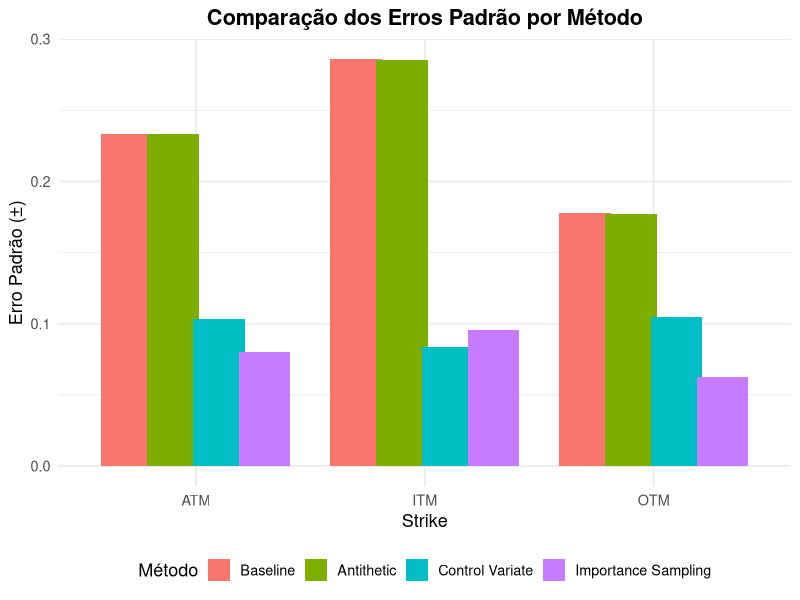
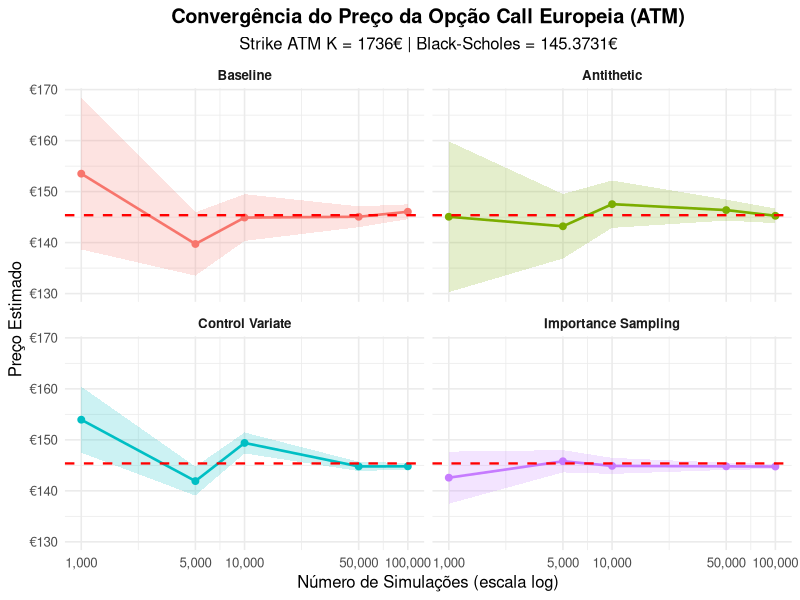

These charts were generated, in order, by the following R code:
## ---- chunk 1
knitr::opts_chunk$set(echo = TRUE, warning = FALSE, message = FALSE)
Sys.setlocale(locale = "pt_BR.UTF-8")
library(ggplot2)
library(scales)
## ---- chunk 2
S0    <- 1736      # Preço inicial da Rheinmetall AG (29/10/2025)
r     <- 0.035     # Taxa livre de risco (3.5% — aproximação à Euribor 3M de out. 2025)
T     <- 0.25      # Horizonte temporal: 3 meses
sigma <- 0.40      # Volatilidade histórica anualizada (estimada sobre retornos diários 2024-2025)

K_list <- c(1.1 * S0, S0, 0.9 * S0)   # OTM, ATM, ITM
names(K_list) <- c("OTM", "ATM", "ITM")

N <- 1000000       # Número de simulações
set.seed(12345)    # Semente para reprodutibilidade
## ---- chunk 3
bs_call <- function(S0, K, r, sigma, T) {
  d1 <- (log(S0 / K) + (r + 0.5 * sigma^2) * T) / (sigma * sqrt(T))
  d2 <- d1 - sigma * sqrt(T)
  S0 * pnorm(d1) - K * exp(-r * T) * pnorm(d2)
}
## ---- chunk 4
sim_terminal_prices <- function(S0, r, sigma, T, N) {
  Z  <- rnorm(N)
  S0 * exp((r - 0.5 * sigma^2) * T + sigma * sqrt(T) * Z)
}
## ---- chunk 5
mc_baseline <- function(S0, K, r, sigma, T, N) {
  ST        <- sim_terminal_prices(S0, r, sigma, T, N)
  payoff    <- pmax(ST - K, 0)
  discounted <- exp(-r * T) * payoff
  est <- mean(discounted)
  se  <- sd(discounted) / sqrt(N)
  ci  <- est + c(-1, 1) * qnorm(0.975) * se
  list(est = est, se = se, ci = ci)
}
## ---- chunk 6
resultados_baseline <- do.call(rbind, lapply(seq_along(K_list), function(i) {
  K      <- K_list[i]
  bs     <- bs_call(S0, K, r, sigma, T)
  mc     <- mc_baseline(S0, K, r, sigma, T, N)
  data.frame(Strike = names(K_list)[i], BS = bs, MC = mc$est, SE = mc$se, Dif = mc$est - bs)
}))

knitr::kable(resultados_baseline, digits = 4,
             col.names = c("Strike", "BS (€)", "MC (€)", "SE", "Dif. (€)"),
             caption = "Baseline vs. Black-Scholes",  row.names = FALSE)
## ---- chunk 7
mc_antithetic <- function(S0, K, r, sigma, T, N) {
  Z   <- rnorm(N / 2)
  ST  <- S0 * exp((r - 0.5 * sigma^2) * T + sigma * sqrt(T) * c(Z, -Z))
  discounted <- exp(-r * T) * pmax(ST - K, 0)
  est <- mean(discounted)
  se  <- sd(discounted) / sqrt(N)
  ci  <- est + c(-1, 1) * qnorm(0.975) * se
  list(est = est, se = se, ci = ci)
}
## ---- chunk 8
mc_control_variate <- function(S0, K, r, sigma, T, N) {
  Z  <- rnorm(N)
  ST <- S0 * exp((r - 0.5 * sigma^2) * T + sigma * sqrt(T) * Z)
  Y  <- exp(-r * T) * pmax(ST - K, 0)          # variável de interesse
  X  <- exp(-r * T) * (ST - K)                  # variável de controlo
  b_star <- cov(Y, X) / var(X)
  Y_cv   <- Y - b_star * (X - mean(X))
  est <- mean(Y_cv)
  se  <- sd(Y_cv) / sqrt(N)
  ci  <- est + c(-1, 1) * qnorm(0.975) * se
  list(est = est, se = se, ci = ci, b = b_star)
}
## ---- chunk 9
mc_importance <- function(S0, K, r, sigma, T, N, mu_shift = 1.0) {
  Z_shifted <- rnorm(N, mean = mu_shift, sd = 1)
  ST        <- S0 * exp((r - 0.5 * sigma^2) * T + sigma * sqrt(T) * Z_shifted)
  payoff    <- pmax(ST - K, 0)
  weights   <- exp(-mu_shift * Z_shifted + 0.5 * mu_shift^2)   # likelihood ratio
  discounted <- exp(-r * T) * payoff * weights
  est <- mean(discounted)
  se  <- sd(discounted) / sqrt(N)
  ci  <- est + c(-1, 1) * qnorm(0.975) * se
  list(est = est, se = se, ci = ci)
}
## ---- chunk 10
set.seed(12345)

results_df <- data.frame()

for (i in seq_along(K_list)) {
  K        <- K_list[i]
  bs_price <- bs_call(S0, K, r, sigma, T)
  base     <- mc_baseline(S0, K, r, sigma, T, N)
  anti     <- mc_antithetic(S0, K, r, sigma, T, N)
  cv       <- mc_control_variate(S0, K, r, sigma, T, N)
  is_res   <- mc_importance(S0, K, r, sigma, T, N, mu_shift = 1)

  results_df <- rbind(results_df, data.frame(
    Strike      = names(K_list)[i],
    K_val       = K,
    BS          = round(bs_price, 4),
    Baseline    = round(base$est, 4),
    Antithetic  = round(anti$est, 4),
    ControlVar  = round(cv$est, 4),
    Importance  = round(is_res$est, 4),
    SE_Base     = base$se,
    SE_Anti     = anti$se,
    SE_CV       = cv$se,
    SE_IS       = is_res$se,
    Red_Anti    = round(100 * (1 - anti$se / base$se), 2),
    Red_CV      = round(100 * (1 - cv$se / base$se), 2),
    Red_IS      = round(100 * (1 - is_res$se / base$se), 2)
  ))
}

knitr::kable(
  results_df[, c("Strike", "BS", "Baseline", "Antithetic", "ControlVar", "Importance")],
  col.names = c("Strike", "Black-Scholes (€)", "Baseline (€)",
                "Antithetic (€)", "Control Var. (€)", "Importance (€)"),
  caption = "Estimativas de preço por método",  row.names = FALSE
)
## ---- chunk 11
knitr::kable(
  results_df[, c("Strike", "Red_Anti", "Red_CV", "Red_IS")],
  col.names = c("Strike", "Antithetic (%)", "Control Var. (%)", "Importance (%)"),
  caption = "Redução do erro padrão face ao Baseline (%)",  row.names = FALSE
)
## ---- chunk 12
se_df <- data.frame(
  Strike = rep(results_df$Strike, 4),
  Metodo = rep(c("Baseline", "Antithetic", "Control Variate", "Importance Sampling"),
               each = nrow(results_df)),
  SE = c(results_df$SE_Base, results_df$SE_Anti, results_df$SE_CV, results_df$SE_IS)
)
se_df$Metodo <- factor(se_df$Metodo,
                       levels = c("Baseline", "Antithetic", "Control Variate", "Importance Sampling"))

ggplot(se_df, aes(x = Strike, y = SE, fill = Metodo)) +
  geom_bar(stat = "identity", position = position_dodge(width = 0.8)) +
  labs(title = "Comparação dos Erros Padrão por Método",
       x = "Strike", y = "Erro Padrão (±)", fill = "Método") +
  theme_minimal(base_size = 13) +
  theme(plot.title = element_text(hjust = 0.5, face = "bold"),
        legend.position = "bottom")
## ---- chunk 13
set.seed(12345)

ic_rows <- list()
for (i in seq_along(K_list)) {
  K    <- K_list[i]
  base <- mc_baseline(S0, K, r, sigma, T, N)
  anti <- mc_antithetic(S0, K, r, sigma, T, N)
  cv   <- mc_control_variate(S0, K, r, sigma, T, N)
  is_r <- mc_importance(S0, K, r, sigma, T, N)
  bs_p <- bs_call(S0, K, r, sigma, T)

  ic_rows[[i]] <- data.frame(
    Strike     = names(K_list)[i],
    BS         = round(bs_p, 4),
    IC_Base    = sprintf("[%.2f, %.2f]", base$ci[1], base$ci[2]),
    IC_Anti    = sprintf("[%.2f, %.2f]", anti$ci[1], anti$ci[2]),
    IC_CV      = sprintf("[%.2f, %.2f]", cv$ci[1],   cv$ci[2]),
    IC_IS      = sprintf("[%.2f, %.2f]", is_r$ci[1], is_r$ci[2])
  )
}

ic_df <- do.call(rbind, ic_rows)
knitr::kable(ic_df,
  col.names = c("Strike", "BS (€)", "Baseline", "Antithetic",
                "Control Var.", "Importance"),
  caption = "Intervalos de Confiança a 95% por método e strike",  row.names = FALSE)
## ---- chunk 14
set.seed(12345)

N_grid  <- c(1000, 5000, 10000, 50000, 100000)
K_atm   <- S0
bs_atm  <- bs_call(S0, K_atm, r, sigma, T)

conv_function <- function(method, N_grid) {
  lapply(N_grid, function(n) {
    res <- switch(method,
      baseline   = mc_baseline(S0, K_atm, r, sigma, T, n),
      antithetic = mc_antithetic(S0, K_atm, r, sigma, T, n),
      control    = mc_control_variate(S0, K_atm, r, sigma, T, n),
      importance = mc_importance(S0, K_atm, r, sigma, T, n)
    )
    data.frame(N = n, est = res$est, se = res$se,
               ci_low = res$ci[1], ci_high = res$ci[2])
  }) |> do.call(what = rbind)
}

methods <- c("baseline", "antithetic", "control", "importance")
labels  <- c("Baseline", "Antithetic", "Control Variate", "Importance Sampling")

conv_all <- do.call(rbind, lapply(seq_along(methods), function(i) {
  df        <- conv_function(methods[i], N_grid)
  df$Method <- labels[i]
  df
}))

conv_all$Method <- factor(conv_all$Method, levels = labels)

ggplot(conv_all, aes(x = N, y = est, color = Method)) +
  geom_line(linewidth = 0.9) +
  geom_point(size = 2) +
  geom_ribbon(aes(ymin = ci_low, ymax = ci_high, fill = Method), alpha = 0.2, color = NA) +
  geom_hline(yintercept = bs_atm, linetype = "dashed", color = "red", linewidth = 0.8) +
  facet_wrap(~ Method, ncol = 2) +
  scale_x_log10(breaks = N_grid, labels = comma) +
  scale_y_continuous(labels = dollar_format(prefix = "€")) +
  labs(title = "Convergência do Preço da Opção Call Europeia (ATM)",
       subtitle = sprintf("Strike ATM K = %.0f€ | Black-Scholes = %.4f€", K_atm, bs_atm),
       x = "Número de Simulações (escala log)", y = "Preço Estimado") +
  theme_minimal(base_size = 12) +
  theme(plot.title    = element_text(face = "bold", hjust = 0.5),
        plot.subtitle = element_text(hjust = 0.5),
        legend.position = "none",
        strip.text    = element_text(face = "bold"))
## ---- chunk 15
error_df <- conv_all
error_df$abs_error <- abs(error_df$est - bs_atm)
error_df$rel_error <- error_df$abs_error / bs_atm

knitr::kable(
  data.frame(
    Método         = labels,
    EA_médio       = sapply(labels, function(m) round(mean(error_df$abs_error[error_df$Method == m]), 4)),
    EA_máximo      = sapply(labels, function(m) round(max(error_df$abs_error[error_df$Method == m]), 4)),
    EA_N_máximo    = sapply(labels, function(m) round(tail(error_df$abs_error[error_df$Method == m], 1), 4)),
    ER_médio       = sapply(labels, function(m) round(mean(error_df$rel_error[error_df$Method == m]), 5)),
    ER_N_máximo    = sapply(labels, function(m) round(tail(error_df$rel_error[error_df$Method == m], 1), 5))
  ),
  caption = "Análise de Erro Absoluto (EA) e Relativo (ER) — Strike ATM",  row.names = FALSE
)
